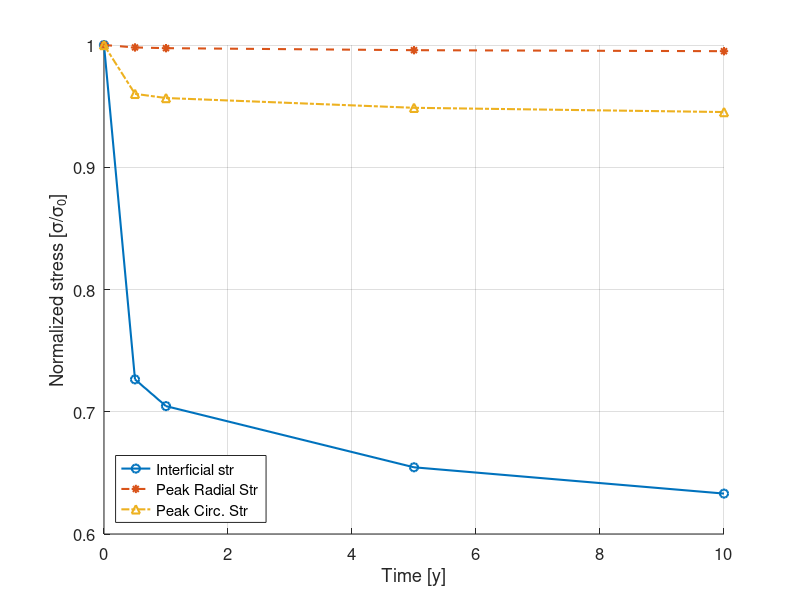
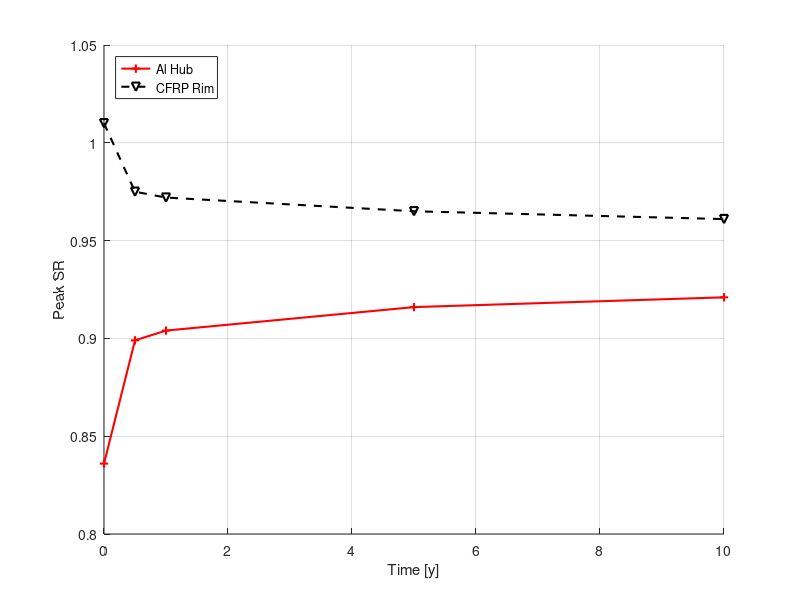

Source code (MATLAB) for these figures, in order: (Note: this script raises an error after producing the figures.)
t = [0, 0.5, 1, 5, 10];
inter = [26.98, 19.60, 19.01, 17.66, 17.08];
rad_peak = [50.963, 50.861, 50.831, 50.747, 50.705];
circ_peak = [975.51, 936.54, 933.20, 925.40, 922.01];

al_sr = [.836, .899, .904, .916, .921];
cfrp_sr = [1.01, .975, .972, .965, .961];

dinter = (inter./inter(1));
drad_peak = (rad_peak./rad_peak(1));
dcirc_peak = (circ_peak./circ_peak(1));

dal = (1 - al_sr./al_sr(1))*100;
dcfrp = (1 - cfrp_sr./cfrp_sr(1))*100;

figure(), hold on
plot(t, dinter, 'o-', 'Linewidth', 1.5)
plot(t, drad_peak, '*--', 'Linewidth', 1.5)
plot(t, dcirc_peak, '^-.', 'Linewidth', 1.5)

legend({'Interficial str', 'Peak Radial Str', 'Peak Circ. Str'}, 'Location', 'southwest')
xlabel('Time [y]')
ylabel('Normalized stress [\sigma/\sigma_0]')
grid on
set(gca, 'Fontsize', 12)

figure(), hold on
plot(t, al_sr, 'r+-', 'Linewidth', 1.5)
plot(t, cfrp_sr, 'kv--', 'Linewidth', 1.5)
legend({'Al Hub', 'CFRP Rim'}, 'Location', 'northwest')
xlabel('Time [y]')
ylabel('Peak SR')
grid on
set(gcs, 'Fontsize', 12)